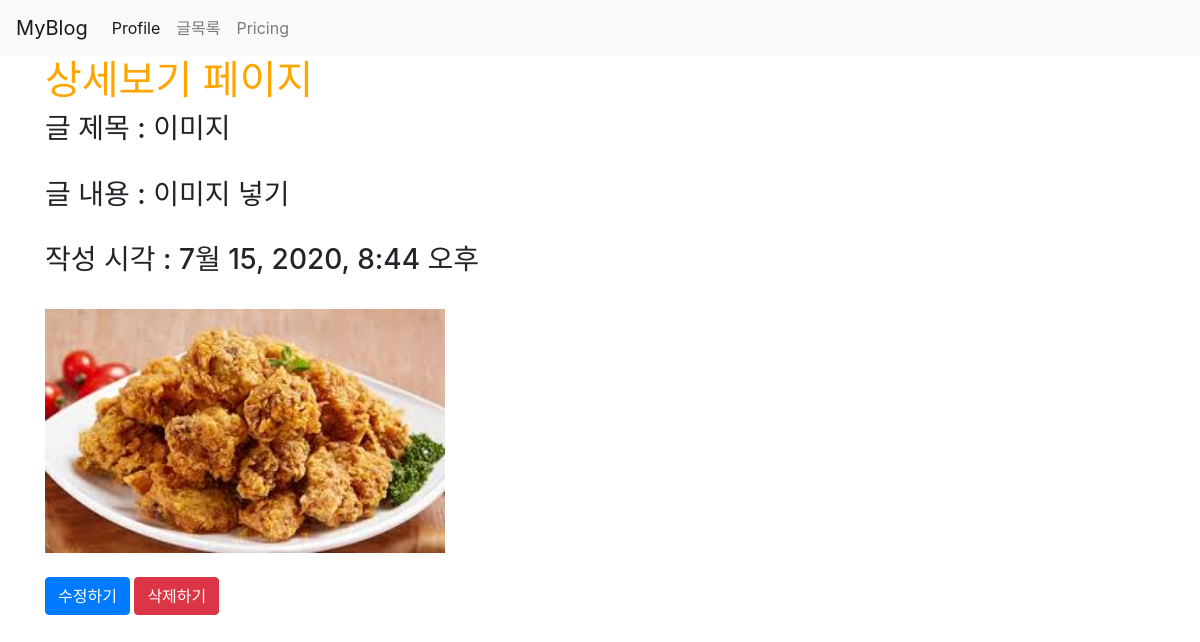
The app's page /posts/show/7/ with its own data.
### posts/models.py (models this page shows)
class Post(models.Model):
    title = models.CharField(max_length=50, null=False)
    content = models.TextField()
    view_count = models.IntegerField(default=0)
    image = models.ImageField(upload_to='images/', null=True)
    created_at = models.DateTimeField(auto_now_add=True)
    updated_at = models.DateTimeField(auto_now=True)

### posts/views.py (the view)
# urls.py: path('show/<int:id>/', show, name="show"),
def show(request, id):
    post = get_object_or_404(Post, pk=id)
    return render(request, 'posts/show.html', {'post':post})

### posts/templates/posts/show.html
{% extends 'base.html' %}
{% block content %}
    <div class="container">
        <div class="asdasd mb-4">
            <h1>상세보기 페이지</h1>
            <h3>글 제목 : {{ post.title }} </h3><br>
            <h3>글 내용 : {{ post.content }} </h3><br>
            <h3>작성 시각 : {{ post.created_at }} </h3><br>
            {% if post.image %}
                <img src="{{ post.image.url }}" alt="" style="width:400px">
            {% endif %}
        </div>
        <a href="{% url 'posts:update' post.id%}" class="btn btn-primary">수정하기</a>
        <a href="{% url 'posts:delete' post.id%}" class="btn btn-danger">삭제하기</a>
</div>
{% endblock %}

### myblog/static/css/project.css (style rules this page uses)
h1 { color: orange; }

### records on screen
Post: title "이미지", content "이미지 넣기", created_at "7월 15, 2020, 8:44 오후", image (picture)
